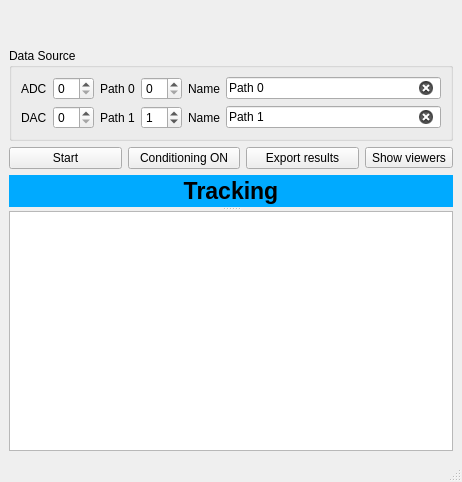
<?xml version="1.0" encoding="UTF-8"?>
<ui version="4.0">
 <class>LTPOnlineWindow</class>
 <widget class="QMainWindow" name="LTPOnlineWindow">
  <property name="geometry">
   <rect>
    <x>0</x>
    <y>0</y>
    <width>462</width>
    <height>482</height>
   </rect>
  </property>
  <property name="windowTitle">
   <string>Synaptic Plasticity</string>
  </property>
  <widget class="QWidget" name="centralwidget">
   <layout class="QGridLayout" name="gridLayout_2">
    <item row="0" column="0">
     <widget class="QSplitter" name="splitter">
      <property name="orientation">
       <enum>Qt::Vertical</enum>
      </property>
      <widget class="QWidget" name="layoutWidget">
       <layout class="QVBoxLayout" name="verticalLayout">
        <item>
         <widget class="MetaDataWidget" name="metaDataWidget" native="true"/>
        </item>
        <item>
         <widget class="QGroupBox" name="groupBoxDataSource">
          <property name="title">
           <string>Data Source</string>
          </property>
          <layout class="QGridLayout" name="gridLayout">
           <item row="0" column="0">
            <layout class="QHBoxLayout" name="horizontalLayout">
             <item>
              <widget class="QLabel" name="ADCIndexLabel">
               <property name="toolTip">
                <string>Index of ADC channel recording the source</string>
               </property>
               <property name="statusTip">
                <string>Index of ADC channel recording the source</string>
               </property>
               <property name="whatsThis">
                <string>Index of ADC channel recording the source</string>
               </property>
               <property name="text">
                <string>ADC</string>
               </property>
               <property name="buddy">
                <cstring>ADCIndexSpinBox</cstring>
               </property>
              </widget>
             </item>
             <item>
              <widget class="QSpinBox" name="ADCIndexSpinBox"/>
             </item>
             <item>
              <widget class="QLabel" name="path0Label">
               <property name="text">
                <string>Path 0</string>
               </property>
               <property name="buddy">
                <cstring>path0SpinBox</cstring>
               </property>
              </widget>
             </item>
             <item>
              <widget class="QSpinBox" name="path0SpinBox">
               <property name="toolTip">
                <string>Index of DIG channel used for stimulating Path 0</string>
               </property>
               <property name="statusTip">
                <string>Index of DIG channel used for stimulating Path 0</string>
               </property>
               <property name="whatsThis">
                <string>Index of DIG channel used for stimulating Path 0</string>
               </property>
              </widget>
             </item>
             <item>
              <widget class="QLabel" name="path0NameLabel">
               <property name="text">
                <string>Name</string>
               </property>
               <property name="buddy">
                <cstring>path0NameEdit</cstring>
               </property>
              </widget>
             </item>
             <item>
              <widget class="QLineEdit" name="path0NameEdit">
               <property name="toolTip">
                <string>Name of path 0</string>
               </property>
               <property name="statusTip">
                <string>Name of path 0</string>
               </property>
               <property name="whatsThis">
                <string>Name of path 0</string>
               </property>
               <property name="text">
                <string>Path 0</string>
               </property>
               <property name="dragEnabled">
                <bool>true</bool>
               </property>
               <property name="clearButtonEnabled">
                <bool>true</bool>
               </property>
              </widget>
             </item>
            </layout>
           </item>
           <item row="1" column="0">
            <layout class="QHBoxLayout" name="horizontalLayout_2">
             <item>
              <widget class="QLabel" name="DACIndexLabel">
               <property name="toolTip">
                <string>Index of DAC channel used for command signal (patch) 
and / or main digital output pattern (patch and field recording)</string>
               </property>
               <property name="statusTip">
                <string>Index of DAC channel used for command signal (patch)  and / or main digital output pattern (patch and field recording)</string>
               </property>
               <property name="whatsThis">
                <string>Index of DAC channel used for command signal (patch) 
and / or main digital output pattern (patch and field recording)</string>
               </property>
               <property name="text">
                <string>DAC</string>
               </property>
               <property name="buddy">
                <cstring>DACIndexSpinBox</cstring>
               </property>
              </widget>
             </item>
             <item>
              <widget class="QSpinBox" name="DACIndexSpinBox"/>
             </item>
             <item>
              <widget class="QLabel" name="path1Label">
               <property name="text">
                <string>Path 1</string>
               </property>
               <property name="buddy">
                <cstring>path1SpinBox</cstring>
               </property>
              </widget>
             </item>
             <item>
              <widget class="QSpinBox" name="path1SpinBox">
               <property name="toolTip">
                <string>Index of DIG channel used for stimulating Path 1</string>
               </property>
               <property name="statusTip">
                <string>Index of DIG channel used for stimulating Path 1</string>
               </property>
               <property name="whatsThis">
                <string>Index of DIG channel used for stimulating Path 1</string>
               </property>
               <property name="value">
                <number>1</number>
               </property>
              </widget>
             </item>
             <item>
              <widget class="QLabel" name="path1NameLabel">
               <property name="text">
                <string>Name</string>
               </property>
               <property name="buddy">
                <cstring>path1NameEdit</cstring>
               </property>
              </widget>
             </item>
             <item>
              <widget class="QLineEdit" name="path1NameEdit">
               <property name="toolTip">
                <string>Name of path 1</string>
               </property>
               <property name="statusTip">
                <string>Name of path 1</string>
               </property>
               <property name="whatsThis">
                <string>Name of path 1</string>
               </property>
               <property name="text">
                <string>Path 1</string>
               </property>
               <property name="dragEnabled">
                <bool>true</bool>
               </property>
               <property name="clearButtonEnabled">
                <bool>true</bool>
               </property>
              </widget>
             </item>
            </layout>
           </item>
          </layout>
         </widget>
        </item>
        <item>
         <layout class="QHBoxLayout" name="horizontalLayout_3">
          <item>
           <widget class="QPushButton" name="startStopPushButton">
            <property name="toolTip">
             <string>Start monitoring Clampex output</string>
            </property>
            <property name="statusTip">
             <string>Start monitoring Clampex output</string>
            </property>
            <property name="whatsThis">
             <string>Start monitoring Clampex output</string>
            </property>
            <property name="text">
             <string>Start</string>
            </property>
           </widget>
          </item>
          <item>
           <widget class="QPushButton" name="conditioningPushButton">
            <property name="enabled">
             <bool>true</bool>
            </property>
            <property name="toolTip">
             <string>Activate conditioning mode for subsequent trials</string>
            </property>
            <property name="statusTip">
             <string>Activate conditioning mode for subsequent trials</string>
            </property>
            <property name="whatsThis">
             <string>Activate conditioning mode for subsequent trials</string>
            </property>
            <property name="text">
             <string>Conditioning ON</string>
            </property>
           </widget>
          </item>
          <item>
           <widget class="QPushButton" name="exportResultsPushButton">
            <property name="enabled">
             <bool>true</bool>
            </property>
            <property name="toolTip">
             <string>Export results to workspace</string>
            </property>
            <property name="statusTip">
             <string>Export results to workspace</string>
            </property>
            <property name="whatsThis">
             <string>Export results to workspace</string>
            </property>
            <property name="text">
             <string>Export results</string>
            </property>
           </widget>
          </item>
          <item>
           <widget class="QToolButton" name="showViewersToolButton">
            <property name="toolTip">
             <string>Show all viewers</string>
            </property>
            <property name="statusTip">
             <string>Show all viewers</string>
            </property>
            <property name="whatsThis">
             <string>Show all viewers</string>
            </property>
            <property name="text">
             <string>Show viewers</string>
            </property>
            <property name="icon">
             <iconset theme="window-list">
              <normaloff>.</normaloff>.</iconset>
            </property>
           </widget>
          </item>
         </layout>
        </item>
        <item>
         <widget class="QLabel" name="TrackingConditioningLabel">
          <property name="palette">
           <palette>
            <active>
             <colorrole role="WindowText">
              <brush brushstyle="SolidPattern">
               <color alpha="255">
                <red>0</red>
                <green>0</green>
                <blue>0</blue>
               </color>
              </brush>
             </colorrole>
             <colorrole role="Button">
              <brush brushstyle="SolidPattern">
               <color alpha="255">
                <red>0</red>
                <green>170</green>
                <blue>255</blue>
               </color>
              </brush>
             </colorrole>
             <colorrole role="Light">
              <brush brushstyle="SolidPattern">
               <color alpha="255">
                <red>127</red>
                <green>212</green>
                <blue>255</blue>
               </color>
              </brush>
             </colorrole>
             <colorrole role="Midlight">
              <brush brushstyle="SolidPattern">
               <color alpha="255">
                <red>63</red>
                <green>191</green>
                <blue>255</blue>
               </color>
              </brush>
             </colorrole>
             <colorrole role="Dark">
              <brush brushstyle="SolidPattern">
               <color alpha="255">
                <red>0</red>
                <green>85</green>
                <blue>127</blue>
               </color>
              </brush>
             </colorrole>
             <colorrole role="Mid">
              <brush brushstyle="SolidPattern">
               <color alpha="255">
                <red>0</red>
                <green>113</green>
                <blue>170</blue>
               </color>
              </brush>
             </colorrole>
             <colorrole role="Text">
              <brush brushstyle="SolidPattern">
               <color alpha="255">
                <red>0</red>
                <green>0</green>
                <blue>0</blue>
               </color>
              </brush>
             </colorrole>
             <colorrole role="BrightText">
              <brush brushstyle="SolidPattern">
               <color alpha="255">
                <red>255</red>
                <green>255</green>
                <blue>255</blue>
               </color>
              </brush>
             </colorrole>
             <colorrole role="ButtonText">
              <brush brushstyle="SolidPattern">
               <color alpha="255">
                <red>0</red>
                <green>0</green>
                <blue>0</blue>
               </color>
              </brush>
             </colorrole>
             <colorrole role="Base">
              <brush brushstyle="SolidPattern">
               <color alpha="255">
                <red>255</red>
                <green>255</green>
                <blue>255</blue>
               </color>
              </brush>
             </colorrole>
             <colorrole role="Window">
              <brush brushstyle="SolidPattern">
               <color alpha="255">
                <red>0</red>
                <green>170</green>
                <blue>255</blue>
               </color>
              </brush>
             </colorrole>
             <colorrole role="Shadow">
              <brush brushstyle="SolidPattern">
               <color alpha="255">
                <red>0</red>
                <green>0</green>
                <blue>0</blue>
               </color>
              </brush>
             </colorrole>
             <colorrole role="AlternateBase">
              <brush brushstyle="SolidPattern">
               <color alpha="255">
                <red>127</red>
                <green>212</green>
                <blue>255</blue>
               </color>
              </brush>
             </colorrole>
             <colorrole role="ToolTipBase">
              <brush brushstyle="SolidPattern">
               <color alpha="255">
                <red>255</red>
                <green>255</green>
                <blue>220</blue>
               </color>
              </brush>
             </colorrole>
             <colorrole role="ToolTipText">
              <brush brushstyle="SolidPattern">
               <color alpha="255">
                <red>0</red>
                <green>0</green>
                <blue>0</blue>
               </color>
              </brush>
             </colorrole>
             <colorrole role="PlaceholderText">
              <brush brushstyle="SolidPattern">
               <color alpha="128">
                <red>0</red>
                <green>0</green>
                <blue>0</blue>
               </color>
              </brush>
             </colorrole>
            </active>
            <inactive>
             <colorrole role="WindowText">
              <brush brushstyle="SolidPattern">
               <color alpha="255">
                <red>0</red>
                <green>0</green>
                <blue>0</blue>
               </color>
              </brush>
             </colorrole>
             <colorrole role="Button">
              <brush brushstyle="SolidPattern">
               <color alpha="255">
                <red>0</red>
                <green>170</green>
                <blue>255</blue>
               </color>
              </brush>
             </colorrole>
             <colorrole role="Light">
              <brush brushstyle="SolidPattern">
               <color alpha="255">
                <red>127</red>
                <green>212</green>
                <blue>255</blue>
               </color>
              </brush>
             </colorrole>
             <colorrole role="Midlight">
              <brush brushstyle="SolidPattern">
               <color alpha="255">
                <red>63</red>
                <green>191</green>
                <blue>255</blue>
               </color>
              </brush>
             </colorrole>
             <colorrole role="Dark">
              <brush brushstyle="SolidPattern">
               <color alpha="255">
                <red>0</red>
                <green>85</green>
                <blue>127</blue>
               </color>
              </brush>
             </colorrole>
             <colorrole role="Mid">
              <brush brushstyle="SolidPattern">
               <color alpha="255">
                <red>0</red>
                <green>113</green>
                <blue>170</blue>
               </color>
              </brush>
             </colorrole>
             <colorrole role="Text">
              <brush brushstyle="SolidPattern">
               <color alpha="255">
                <red>0</red>
                <green>0</green>
                <blue>0</blue>
               </color>
              </brush>
             </colorrole>
             <colorrole role="BrightText">
              <brush brushstyle="SolidPattern">
               <color alpha="255">
                <red>255</red>
                <green>255</green>
                <blue>255</blue>
               </color>
              </brush>
             </colorrole>
             <colorrole role="ButtonText">
              <brush brushstyle="SolidPattern">
               <color alpha="255">
                <red>0</red>
                <green>0</green>
                <blue>0</blue>
               </color>
              </brush>
             </colorrole>
             <colorrole role="Base">
              <brush brushstyle="SolidPattern">
               <color alpha="255">
                <red>255</red>
                <green>255</green>
                <blue>255</blue>
               </color>
              </brush>
             </colorrole>
             <colorrole role="Window">
              <brush brushstyle="SolidPattern">
               <color alpha="255">
                <red>0</red>
                <green>170</green>
                <blue>255</blue>
               </color>
              </brush>
             </colorrole>
             <colorrole role="Shadow">
              <brush brushstyle="SolidPattern">
               <color alpha="255">
                <red>0</red>
                <green>0</green>
                <blue>0</blue>
               </color>
              </brush>
             </colorrole>
             <colorrole role="AlternateBase">
              <brush brushstyle="SolidPattern">
               <color alpha="255">
                <red>127</red>
                <green>212</green>
                <blue>255</blue>
               </color>
              </brush>
             </colorrole>
             <colorrole role="ToolTipBase">
              <brush brushstyle="SolidPattern">
               <color alpha="255">
                <red>255</red>
                <green>255</green>
                <blue>220</blue>
               </color>
              </brush>
             </colorrole>
             <colorrole role="ToolTipText">
              <brush brushstyle="SolidPattern">
               <color alpha="255">
                <red>0</red>
                <green>0</green>
                <blue>0</blue>
               </color>
              </brush>
             </colorrole>
             <colorrole role="PlaceholderText">
              <brush brushstyle="SolidPattern">
               <color alpha="128">
                <red>0</red>
                <green>0</green>
                <blue>0</blue>
               </color>
              </brush>
             </colorrole>
            </inactive>
            <disabled>
             <colorrole role="WindowText">
              <brush brushstyle="SolidPattern">
               <color alpha="255">
                <red>0</red>
                <green>85</green>
                <blue>127</blue>
               </color>
              </brush>
             </colorrole>
             <colorrole role="Button">
              <brush brushstyle="SolidPattern">
               <color alpha="255">
                <red>0</red>
                <green>170</green>
                <blue>255</blue>
               </color>
              </brush>
             </colorrole>
             <colorrole role="Light">
              <brush brushstyle="SolidPattern">
               <color alpha="255">
                <red>127</red>
                <green>212</green>
                <blue>255</blue>
               </color>
              </brush>
             </colorrole>
             <colorrole role="Midlight">
              <brush brushstyle="SolidPattern">
               <color alpha="255">
                <red>63</red>
                <green>191</green>
                <blue>255</blue>
               </color>
              </brush>
             </colorrole>
             <colorrole role="Dark">
              <brush brushstyle="SolidPattern">
               <color alpha="255">
                <red>0</red>
                <green>85</green>
                <blue>127</blue>
               </color>
              </brush>
             </colorrole>
             <colorrole role="Mid">
              <brush brushstyle="SolidPattern">
               <color alpha="255">
                <red>0</red>
                <green>113</green>
                <blue>170</blue>
               </color>
              </brush>
             </colorrole>
             <colorrole role="Text">
              <brush brushstyle="SolidPattern">
               <color alpha="255">
                <red>0</red>
                <green>85</green>
                <blue>127</blue>
               </color>
              </brush>
             </colorrole>
             <colorrole role="BrightText">
              <brush brushstyle="SolidPattern">
               <color alpha="255">
                <red>255</red>
                <green>255</green>
                <blue>255</blue>
               </color>
              </brush>
             </colorrole>
             <colorrole role="ButtonText">
              <brush brushstyle="SolidPattern">
               <color alpha="255">
                <red>0</red>
                <green>85</green>
                <blue>127</blue>
               </color>
              </brush>
             </colorrole>
             <colorrole role="Base">
              <brush brushstyle="SolidPattern">
               <color alpha="255">
                <red>0</red>
                <green>170</green>
                <blue>255</blue>
               </color>
              </brush>
             </colorrole>
             <colorrole role="Window">
              <brush brushstyle="SolidPattern">
               <color alpha="255">
                <red>0</red>
                <green>170</green>
                <blue>255</blue>
               </color>
              </brush>
             </colorrole>
             <colorrole role="Shadow">
              <brush brushstyle="SolidPattern">
               <color alpha="255">
                <red>0</red>
                <green>0</green>
                <blue>0</blue>
               </color>
              </brush>
             </colorrole>
             <colorrole role="AlternateBase">
              <brush brushstyle="SolidPattern">
               <color alpha="255">
                <red>0</red>
                <green>170</green>
                <blue>255</blue>
               </color>
              </brush>
             </colorrole>
             <colorrole role="ToolTipBase">
              <brush brushstyle="SolidPattern">
               <color alpha="255">
                <red>255</red>
                <green>255</green>
                <blue>220</blue>
               </color>
              </brush>
             </colorrole>
             <colorrole role="ToolTipText">
              <brush brushstyle="SolidPattern">
               <color alpha="255">
                <red>0</red>
                <green>0</green>
                <blue>0</blue>
               </color>
              </brush>
             </colorrole>
             <colorrole role="PlaceholderText">
              <brush brushstyle="SolidPattern">
               <color alpha="128">
                <red>0</red>
                <green>0</green>
                <blue>0</blue>
               </color>
              </brush>
             </colorrole>
            </disabled>
           </palette>
          </property>
          <property name="font">
           <font>
            <pointsize>17</pointsize>
            <weight>75</weight>
            <bold>true</bold>
           </font>
          </property>
          <property name="autoFillBackground">
           <bool>true</bool>
          </property>
          <property name="text">
           <string>Tracking</string>
          </property>
          <property name="textFormat">
           <enum>Qt::PlainText</enum>
          </property>
          <property name="scaledContents">
           <bool>true</bool>
          </property>
          <property name="alignment">
           <set>Qt::AlignCenter</set>
          </property>
         </widget>
        </item>
       </layout>
      </widget>
      <widget class="QTextEdit" name="logViewer">
       <property name="undoRedoEnabled">
        <bool>false</bool>
       </property>
       <property name="readOnly">
        <bool>true</bool>
       </property>
      </widget>
     </widget>
    </item>
   </layout>
  </widget>
  <widget class="QMenuBar" name="menubar">
   <property name="geometry">
    <rect>
     <x>0</x>
     <y>0</y>
     <width>462</width>
     <height>30</height>
    </rect>
   </property>
  </widget>
  <widget class="QStatusBar" name="statusbar"/>
  <action name="actionBaseline_runs">
   <property name="text">
    <string>Baseline runs</string>
   </property>
  </action>
  <action name="actionChase_run">
   <property name="text">
    <string>Chase run</string>
   </property>
  </action>
  <action name="actionConditioning">
   <property name="text">
    <string>Conditioning</string>
   </property>
  </action>
  <action name="actionImport_2">
   <property name="text">
    <string>Import</string>
   </property>
  </action>
  <action name="actionCreate">
   <property name="text">
    <string>Create</string>
   </property>
  </action>
  <action name="actionSave">
   <property name="text">
    <string>Save</string>
   </property>
   <property name="toolTip">
    <string>Save experiment</string>
   </property>
   <property name="statusTip">
    <string>Save experiment</string>
   </property>
   <property name="whatsThis">
    <string>Save experiment</string>
   </property>
  </action>
  <action name="actionExport">
   <property name="text">
    <string>Export</string>
   </property>
   <property name="toolTip">
    <string>Export experiment to workspace</string>
   </property>
   <property name="statusTip">
    <string>Export experiment to workspace</string>
   </property>
   <property name="whatsThis">
    <string>Export experiment to workspace</string>
   </property>
  </action>
  <action name="actionOpenOptions">
   <property name="text">
    <string>Open</string>
   </property>
  </action>
  <action name="actionImportOptions">
   <property name="text">
    <string>Import</string>
   </property>
  </action>
  <action name="actionSaveOptions">
   <property name="text">
    <string>Save</string>
   </property>
  </action>
  <action name="actionExportOptions">
   <property name="text">
    <string>Export</string>
   </property>
  </action>
  <action name="actionExperiment">
   <property name="text">
    <string>Experiment</string>
   </property>
  </action>
  <action name="actionOpenExperimentFile">
   <property name="text">
    <string>Experiment</string>
   </property>
  </action>
  <action name="actionOpenBaselineSourceFiles">
   <property name="text">
    <string>Baseline</string>
   </property>
   <property name="toolTip">
    <string>Open Baseline Sources</string>
   </property>
  </action>
  <action name="actionOpenChaseSourceFiles">
   <property name="text">
    <string>Chase</string>
   </property>
   <property name="toolTip">
    <string>Chase Sources</string>
   </property>
  </action>
  <action name="actionOpenConditioningSourceFiles">
   <property name="text">
    <string>Conditioning Data</string>
   </property>
  </action>
  <action name="actionOpenPathwayCrosstalkSourceFiles">
   <property name="text">
    <string>Pathway Crosstalk Data</string>
   </property>
  </action>
  <action name="actionViewBaselineData">
   <property name="text">
    <string>Baseline</string>
   </property>
  </action>
  <action name="actionViewChaseData">
   <property name="text">
    <string>Chase</string>
   </property>
  </action>
  <action name="actionViewConditioningData">
   <property name="text">
    <string>Conditioning</string>
   </property>
  </action>
  <action name="actionViewRawBaselineData">
   <property name="text">
    <string>Baseline</string>
   </property>
  </action>
  <action name="actionViewRawChaseData">
   <property name="text">
    <string>Chase</string>
   </property>
  </action>
  <action name="actionViewRawCrossTalkData">
   <property name="text">
    <string>Cross-talk</string>
   </property>
  </action>
  <action name="actionViewCrossTalkData">
   <property name="text">
    <string>Cross-talk</string>
   </property>
  </action>
  <action name="actionOpenBaselineSources">
   <property name="text">
    <string>Baseline</string>
   </property>
  </action>
  <action name="actionImportBaselineSourceData">
   <property name="text">
    <string>Baseline</string>
   </property>
  </action>
  <action name="actionImportConditioningSourceData">
   <property name="text">
    <string>Conditioning</string>
   </property>
  </action>
  <action name="actionImportChaseSourceData">
   <property name="text">
    <string>Chase</string>
   </property>
  </action>
  <action name="actionImportPathwayCrosstalkSourceData">
   <property name="text">
    <string>Pathway Crosstalk</string>
   </property>
  </action>
 </widget>
 <customwidgets>
  <customwidget>
   <class>MetaDataWidget</class>
   <extends>QWidget</extends>
   <header location="global">gui.widgets.metadatawidget</header>
   <container>1</container>
  </customwidget>
 </customwidgets>
 <resources/>
 <connections/>
</ui>
